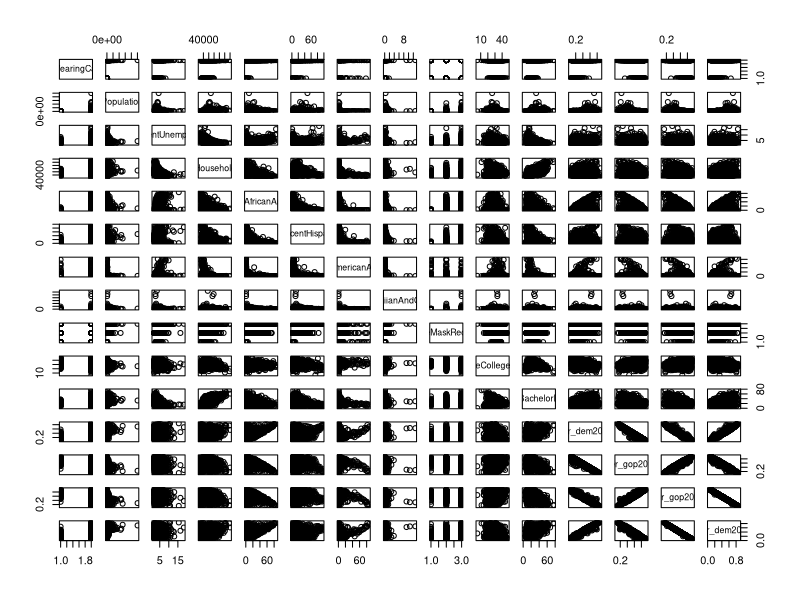
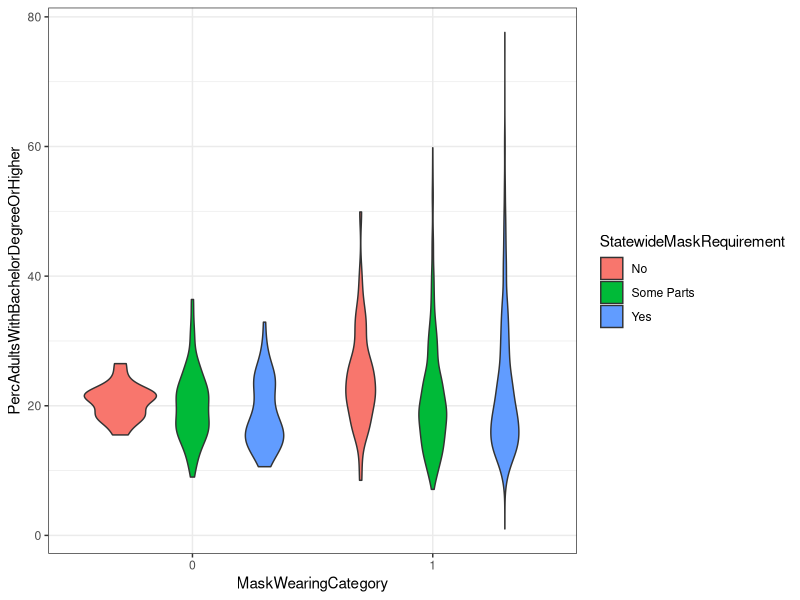
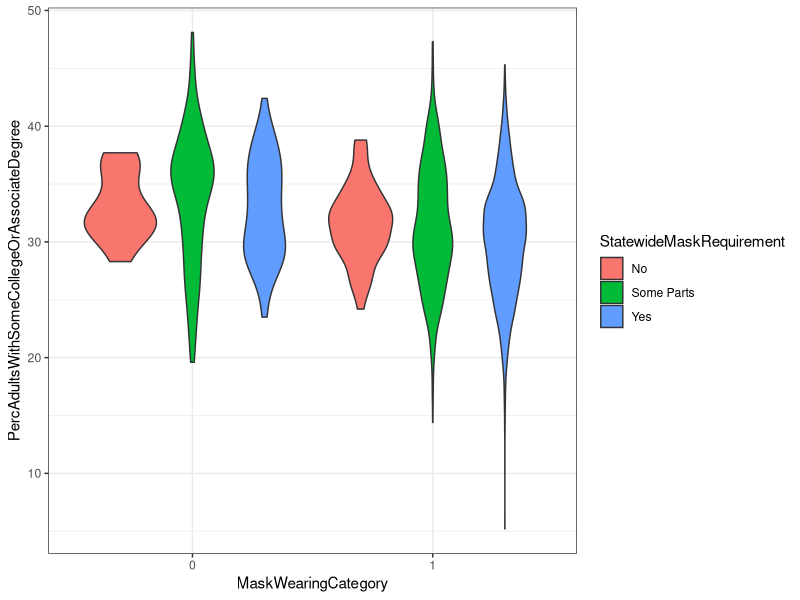
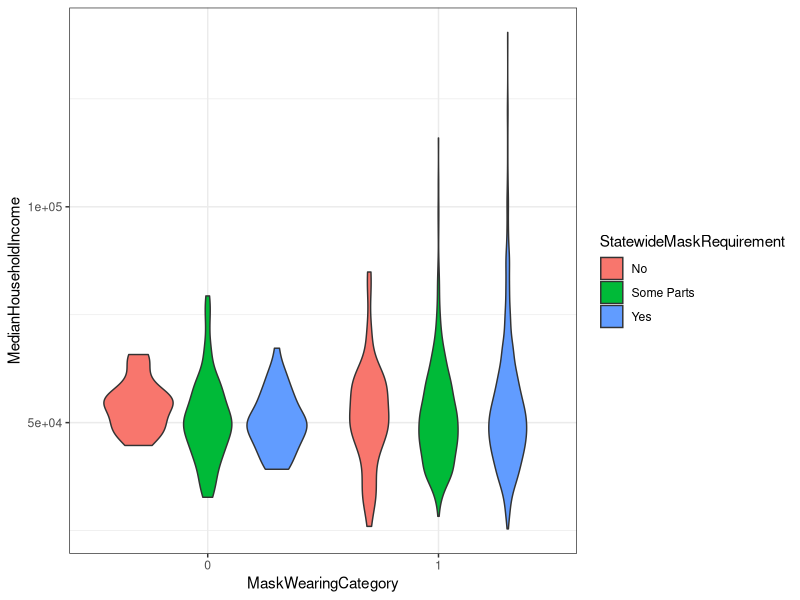
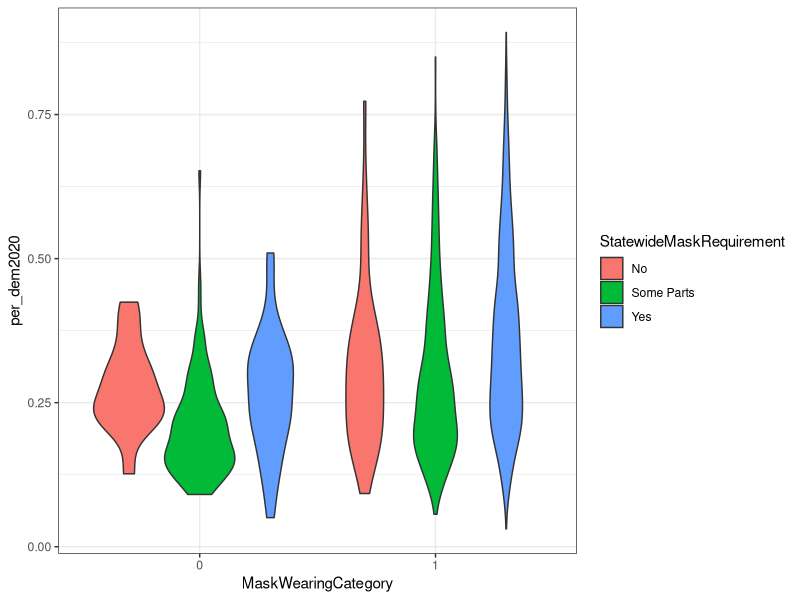
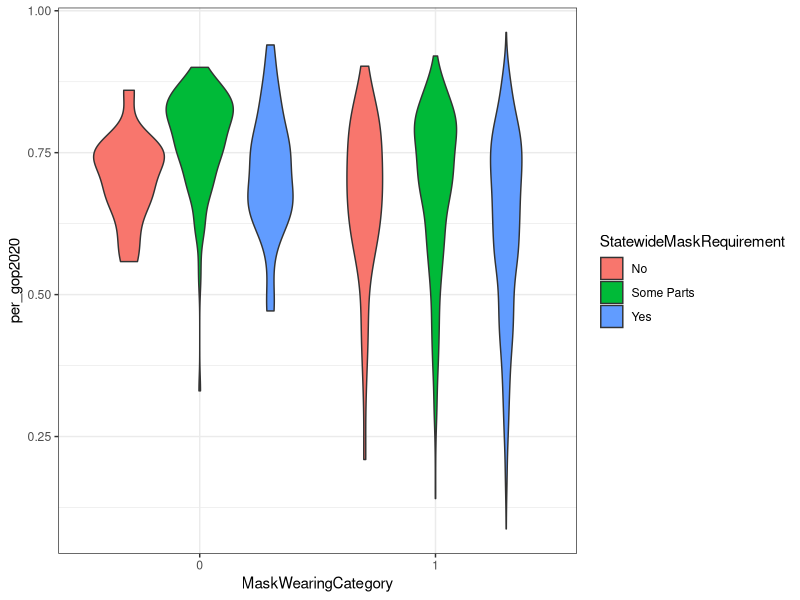
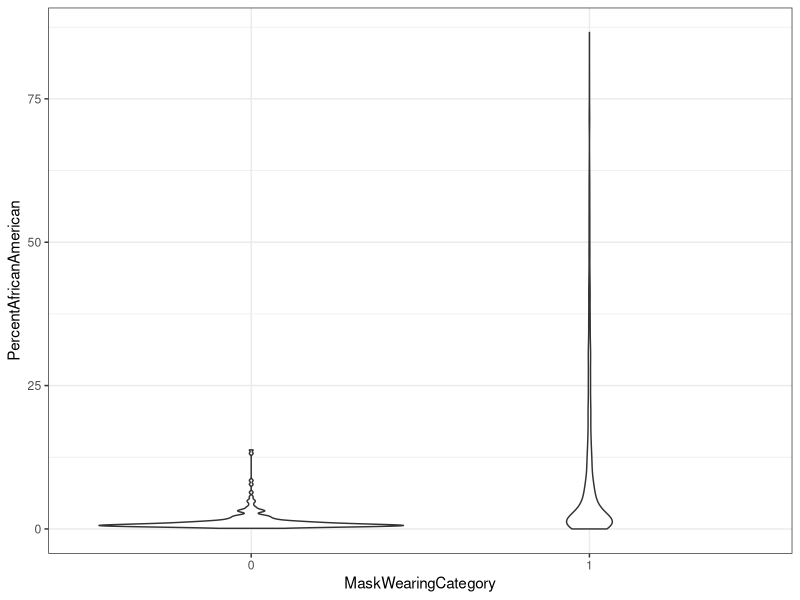
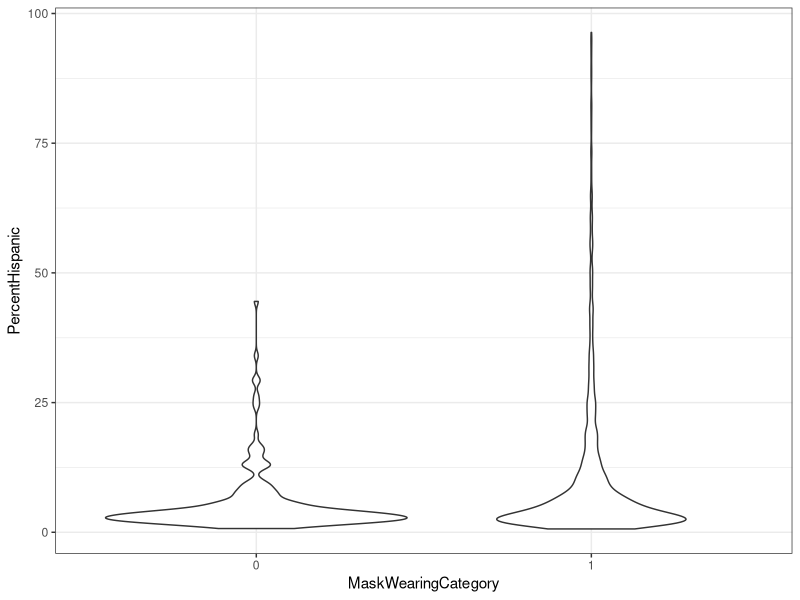

Write R code to recreate these figures, in order.
## ---- chunk 1
library(tidyverse)
## ---- chunk 2
CovidData <- read.csv("./data/CovidDataSetFinal.csv")

CovidDataFiltered <- CovidData[, c("MaskWearingCategory","Population","PercentUnemployed","MedianHouseholdIncome","PercentAfricanAmerican","PercentHispanic", "PercentNativeAmericanAndAlaskaNative","PercentNativeHawaiianAndOtherPacificIslander","StatewideMaskRequirement","PercAdultsWithSomeCollegeOrAssociateDegree","PercAdultsWithBachelorDegreeOrHigher","per_dem2016","per_gop2016","per_gop2020","per_dem2020")]

attach(CovidDataFiltered)
## ---- chunk 3
head(CovidDataFiltered)
## ---- chunk 4
CovidDataFiltered$StatewideMaskRequirement <- as.factor(CovidDataFiltered$StatewideMaskRequirement)
CovidDataFiltered$MaskWearingCategory <- as.factor(CovidDataFiltered$MaskWearingCategory)
summary(CovidDataFiltered)
## ---- chunk 5
pairs(CovidDataFiltered)
## ---- chunk 6
cor(CovidDataFiltered[1:8, 10:15])
## ---- chunk 7
library(ggplot2)
## ---- chunk 8
CovidDataFiltered %>% 
  ggplot(aes(MaskWearingCategory, PercAdultsWithBachelorDegreeOrHigher, fill = StatewideMaskRequirement)) +
  geom_violin() +
  theme_bw()

CovidDataFiltered %>% 
  ggplot(aes(MaskWearingCategory, PercAdultsWithSomeCollegeOrAssociateDegree, fill = StatewideMaskRequirement)) +
  geom_violin() +
  theme_bw()

CovidDataFiltered %>% 
  ggplot(aes(MaskWearingCategory, MedianHouseholdIncome, fill = StatewideMaskRequirement)) +
  geom_violin() +
  theme_bw()
## ---- chunk 9
CovidDataFiltered %>% 
  ggplot(aes(MaskWearingCategory, per_dem2020, fill = StatewideMaskRequirement)) +
  geom_violin() +
  theme_bw()

CovidDataFiltered %>% 
  ggplot(aes(MaskWearingCategory, per_gop2020, fill = StatewideMaskRequirement)) +
  geom_violin() +
  theme_bw()
## ---- chunk 10
CovidDataFiltered %>% 
  ggplot(aes(MaskWearingCategory, PercentAfricanAmerican)) +
  geom_violin() +
  theme_bw()

CovidDataFiltered %>% 
  ggplot(aes(MaskWearingCategory, PercentHispanic)) +
  geom_violin() +
  theme_bw()

CovidDataFiltered %>% 
  ggplot(aes(MaskWearingCategory, PercentNativeAmericanAndAlaskaNative)) +
  geom_violin() +
  theme_bw()
